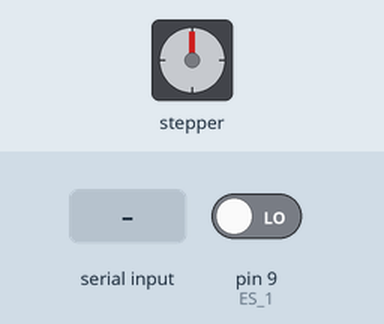
The sketch below on a simulated Arduino Uno, built with avr-gcc and run on an emulated ATmega328P. Shown: stepper motor. Wiring (inferred from the names in the program): stepper motor driver (200 steps per turn assumed): step pin 2; direction pin 5; enable pin 8. Inputs (shaded band) come from the test bench; at power-on: pin 9 (ES_1) LOW.

Above: at 1.9 s.
2.0 s: "90,45\n" received over Serial
At 3.7 s:
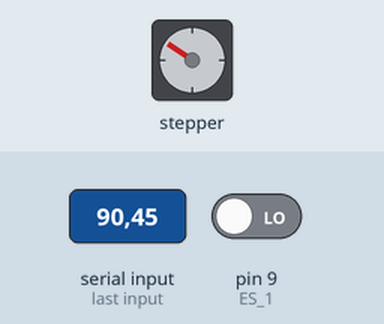
At 6.3 s:
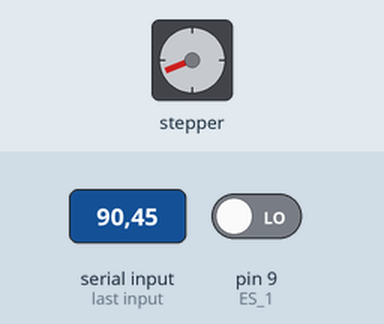
Timing chart, 0 to 24.7 s (numbered marks = the images above; inputs shaded):
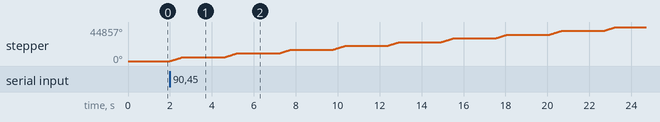

The sketch:

ino_go_by_serial_command.ino
```cpp
// 軌道套組

#define X_DIR    5   //第5腳位控制X轴馬達方向
#define X_STP    2   //第2腳位控制X轴馬達步數
#define en       8   //馬達使能
#define ES_1     9   //第9腳位為最小值機械開關接收訊號

int read_data = 0;

void setup() {
  pinMode(X_DIR,OUTPUT);
  pinMode(X_STP,OUTPUT);
  pinMode(en,OUTPUT);
  digitalWrite(en,LOW);
  pinMode(ES_1, INPUT);

  Serial.begin(9600);
}

void go_to_limit_switch() {
  while(digitalRead(ES_1)==HIGH){
    digitalWrite(X_DIR, LOW);
    digitalWrite(X_STP, HIGH);
    delayMicroseconds(100);
    digitalWrite(X_STP, LOW);
    delayMicroseconds(100);
  }
}

void go_forward(int step) {
  for (int j = 0; j < step; j++) {
    for (int i=0 ; i< int(8307/3.0) ; i++){
      digitalWrite(X_DIR, HIGH);
      digitalWrite(X_STP, HIGH);
      delayMicroseconds(100);
      digitalWrite(X_STP, LOW);
      delayMicroseconds(100);
    }
    delay(2000);
  }
}

void loop() {

  // first reset (limit switch)
  go_to_limit_switch();
  delay(1000);


  while (true) {
    if (Serial.available()) {
      read_data = int(Serial.read() - '0');
      go_forward(read_data);
      delay(1000);
    }
  }


  // wait for the command from serial port
//  if (Serial.available()) {
//    read_data = Serial.read() - '0';
//    go_forward(read_data);
//    delay(1000);
//  }
}
```

Measured:
- after the input at 2.0 s, stepper: turns 4984° clockwise in 0.58 s, repeating every 2.6 s
